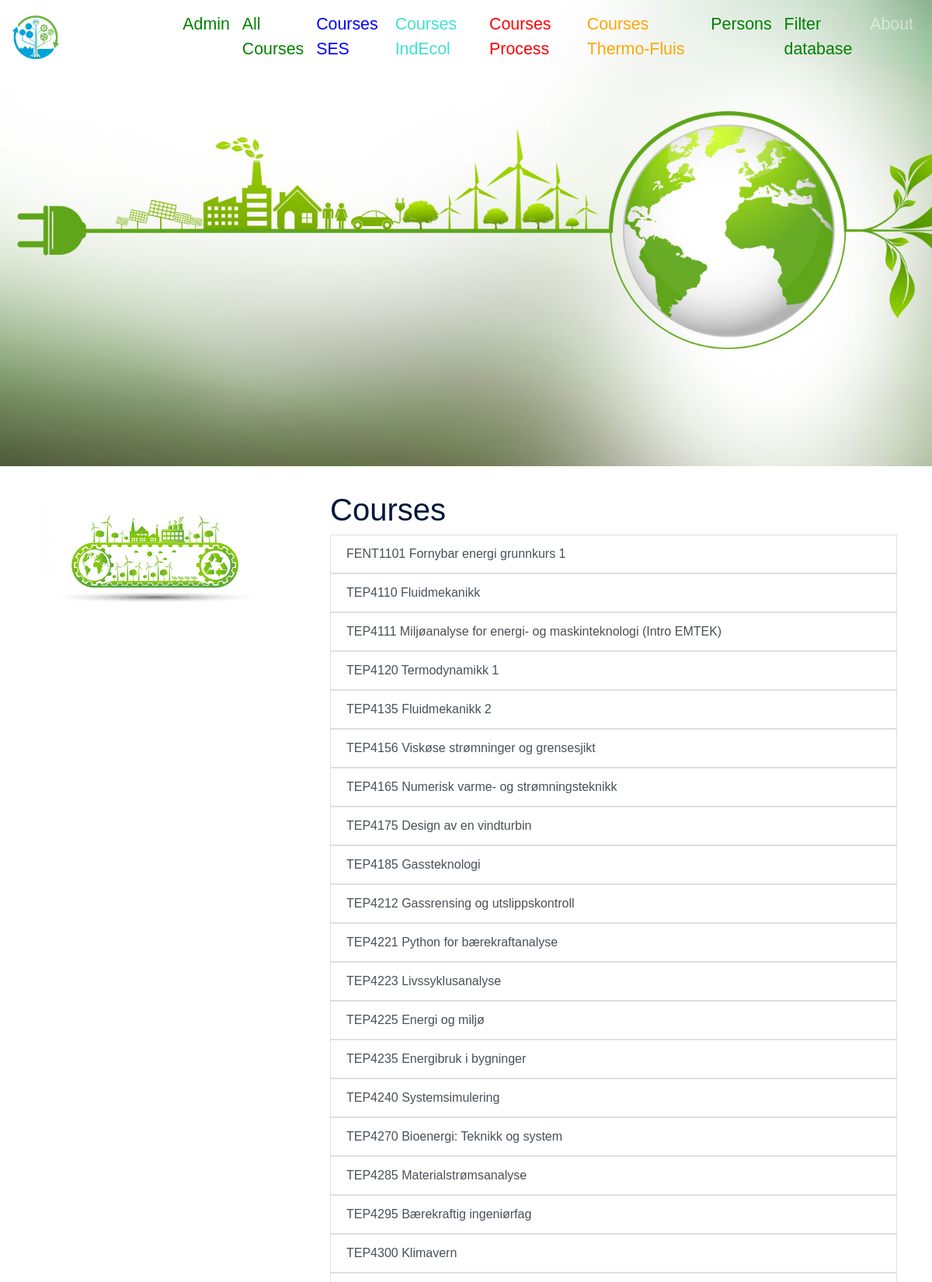
Page /courses/ (upper part) on the committed database.
### app_teaching/models.py (models this page shows)
class Course(models.Model):
    course_id = models.CharField(
        unique=True,
        null=False,
        blank=False,
        max_length=50
    )
    name= models.CharField(
        null=False,
        blank=False,
        max_length=200
    )
    type = models.CharField(choices = course_type_choices,
                            max_length=3,
                            default='-')
    group = models.CharField(choices = course_group_choices,
                            max_length=3,
                            default='-')
    semester = models.CharField(choices = semester_type_choices,
                            max_length=2,
                            default='-')
    studiepoeng = models.CharField(choices = studiepoeng_choices,
                            max_length=4,default='-'
                            )
    nb_student = models.IntegerField(
        null = True,
    )
    nb_vit= models.IntegerField(
        null = True,
    )
    nb_stud_ass= models.IntegerField(
        null = True,
    )
    def __str__(self):
        return self.course_id + ' ' + self.name

### app_teaching/views.py (the view)
# urls.py: path('courses/', views.courses, name = 'courses'),
def courses(request):
    all_courses = models.Course.objects.all()
    return render(request,'courses.html',{'courses': all_courses})

### app_teaching/templates/courses.html (shortened to what this page needs)
{% extends 'base.html' %}
{%block content%}
<h1>Courses</h1>
<ul class = "list-group">
{%for course in courses%}
<a>
    <a class = "list-group-item list-group-item-action" href = " {% url 'course_details' course.id %}">
        {{course}}
    </a>
{%endfor%}
</ul>
{%endblock content%}

### rows in the picture
Course: course+name "FENT1101 Fornybar energi grunnkurs 1"
Course: course+name "TEP4110 Fluidmekanikk"
Course: course+name "TEP4111 Miljøanalyse for energi- og maskinteknologi (Intro EMTEK)"
Course: course+name "TEP4120 Termodynamikk 1"
Course: course+name "TEP4135 Fluidmekanikk 2"
Course: course+name "TEP4156 Viskøse strømninger og grensesjikt"
Course: course+name "TEP4165 Numerisk varme- og strømningsteknikk"
Course: course+name "TEP4175 Design av en vindturbin"
Course: course+name "TEP4185 Gassteknologi"
Course: course+name "TEP4212 Gassrensing og utslippskontroll"
Course: course+name "TEP4221 Python for bærekraftanalyse"
Course: course+name "TEP4223 Livssyklusanalyse"
Course: course+name "TEP4225 Energi og miljø"
Course: course+name "TEP4235 Energibruk i bygninger"
Course: course+name "TEP4240 Systemsimulering"
Course: course+name "TEP4270 Bioenergi: Teknikk og system"
Course: course+name "TEP4285 Materialstrømsanalyse"
Course: course+name "TEP4295 Bærekraftig ingeniørfag"
Course: course+name "TEP4300 Klimavern"
